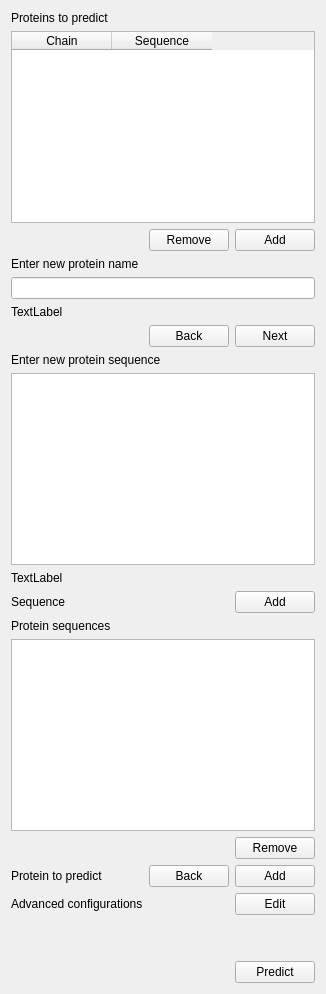
            <widget class="QWidget" name="page_4">
             <layout class="QVBoxLayout" name="verticalLayout_102">
              <item>
               <layout class="QVBoxLayout" name="verticalLayout_95">
                <item>
                 <layout class="QVBoxLayout" name="verticalLayout_94">
                  <item>
                   <widget class="QLabel" name="lbl_pred_multi_prot_to_predict">
                    <property name="text">
                     <string>Proteins to predict</string>
                    </property>
                   </widget>
                  </item>
                  <item>
                   <widget class="QTableWidget" name="table_pred_multi_prot_to_predict">
                    <column>
                     <property name="text">
                      <string>Chain</string>
                     </property>
                    </column>
                    <column>
                     <property name="text">
                      <string>Sequence</string>
                     </property>
                    </column>
                   </widget>
                  </item>
                 </layout>
                </item>
                <item>
                 <layout class="QHBoxLayout" name="horizontalLayout_80">
                  <item>
                   <spacer name="horizontalSpacer_60">
                    <property name="orientation">
                     <enum>Qt::Horizontal</enum>
                    </property>
                    <property name="sizeHint" stdset="0">
                     <size>
                      <width>40</width>
                      <height>20</height>
                     </size>
                    </property>
                   </spacer>
                  </item>
                  <item>
                   <widget class="QPushButton" name="btn_pred_multi_prot_to_predict_remove">
                    <property name="text">
                     <string>Remove</string>
                    </property>
                   </widget>
                  </item>
                  <item>
                   <widget class="QPushButton" name="btn_pred_multi_prot_to_predict_add">
                    <property name="text">
                     <string>Add</string>
                    </property>
                   </widget>
                  </item>
                 </layout>
                </item>
               </layout>
              </item>
              <item>
               <layout class="QVBoxLayout" name="verticalLayout_97">
                <item>
                 <layout class="QVBoxLayout" name="verticalLayout_96">
                  <item>
                   <widget class="QLabel" name="lbl_pred_multi_prot_name">
                    <property name="text">
                     <string>Enter new protein name</string>
                    </property>
                   </widget>
                  </item>
                  <item>
                   <widget class="QLineEdit" name="txt_pred_multi_prot_name"/>
                  </item>
                  <item>
                   <widget class="QLabel" name="lbl_pred_multi_prot_name_status">
                    <property name="text">
                     <string>TextLabel</string>
                    </property>
                   </widget>
                  </item>
                 </layout>
                </item>
                <item>
                 <layout class="QHBoxLayout" name="horizontalLayout_81">
                  <item>
                   <spacer name="horizontalSpacer_61">
                    <property name="orientation">
                     <enum>Qt::Horizontal</enum>
                    </property>
                    <property name="sizeHint" stdset="0">
                     <size>
                      <width>40</width>
                      <height>20</height>
                     </size>
                    </property>
                   </spacer>
                  </item>
                  <item>
                   <widget class="QPushButton" name="btn_pred_multi_back">
                    <property name="text">
                     <string>Back</string>
                    </property>
                   </widget>
                  </item>
                  <item>
                   <widget class="QPushButton" name="btn_pred_multi_next">
                    <property name="text">
                     <string>Next</string>
                    </property>
                   </widget>
                  </item>
                 </layout>
                </item>
               </layout>
              </item>
              <item>
               <layout class="QVBoxLayout" name="verticalLayout_101">
                <item>
                 <layout class="QVBoxLayout" name="verticalLayout_98">
                  <item>
                   <widget class="QLabel" name="lbl_pred_multi_prot_seq">
                    <property name="text">
                     <string>Enter new protein sequence</string>
                    </property>
                   </widget>
                  </item>
                  <item>
                   <widget class="QTextEdit" name="txt_pred_multi_prot_seq"/>
                  </item>
                  <item>
                   <widget class="QLabel" name="lbl_pred_multi_prot_seq_status">
                    <property name="text">
                     <string>TextLabel</string>
                    </property>
                   </widget>
                  </item>
                 </layout>
                </item>
                <item>
                 <layout class="QHBoxLayout" name="horizontalLayout_82">
                  <item>
                   <widget class="QLabel" name="lbl_pred_multi_prot_seq_add">
                    <property name="text">
                     <string>Sequence</string>
                    </property>
                   </widget>
                  </item>
                  <item>
                   <spacer name="horizontalSpacer_62">
                    <property name="orientation">
                     <enum>Qt::Horizontal</enum>
                    </property>
                    <property name="sizeHint" stdset="0">
                     <size>
                      <width>40</width>
                      <height>20</height>
                     </size>
                    </property>
                   </spacer>
                  </item>
                  <item>
                   <widget class="QPushButton" name="btn_pred_multi_prot_seq_add">
                    <property name="text">
                     <string>Add</string>
                    </property>
                   </widget>
                  </item>
                 </layout>
                </item>
               </layout>
              </item>
              <item>
               <layout class="QVBoxLayout" name="verticalLayout_100">
                <item>
                 <layout class="QVBoxLayout" name="verticalLayout_99">
                  <item>
                   <widget class="QLabel" name="lbl_pred_multi_prot_seq_overview">
                    <property name="text">
                     <string>Protein sequences</string>
                    </property>
                   </widget>
                  </item>
                  <item>
                   <widget class="QListWidget" name="list_pred_multi_prot_seq_overview"/>
                  </item>
                 </layout>
                </item>
                <item>
                 <layout class="QHBoxLayout" name="horizontalLayout_83">
                  <item>
                   <spacer name="horizontalSpacer_63">
                    <property name="orientation">
                     <enum>Qt::Horizontal</enum>
                    </property>
                    <property name="sizeHint" stdset="0">
                     <size>
                      <width>40</width>
                      <height>20</height>
                     </size>
                    </property>
                   </spacer>
                  </item>
                  <item>
                   <widget class="QPushButton" name="btn_pred_multi_prot_seq_overview_remove">
                    <property name="text">
                     <string>Remove</string>
                    </property>
                   </widget>
                  </item>
                 </layout>
                </item>
               </layout>
              </item>
              <item>
               <layout class="QHBoxLayout" name="horizontalLayout_84">
                <item>
                 <widget class="QLabel" name="lbl_pred_multi_prot_to_predict_2">
                  <property name="text">
                   <string>Protein to predict</string>
                  </property>
                 </widget>
                </item>
                <item>
                 <spacer name="horizontalSpacer_64">
                  <property name="orientation">
                   <enum>Qt::Horizontal</enum>
                  </property>
                  <property name="sizeHint" stdset="0">
                   <size>
                    <width>40</width>
                    <height>20</height>
                   </size>
                  </property>
                 </spacer>
                </item>
                <item>
                 <widget class="QPushButton" name="btn_pred_multi_back_2">
                  <property name="text">
                   <string>Back</string>
                  </property>
                 </widget>
                </item>
                <item>
                 <widget class="QPushButton" name="btn_pred_multi_prot_to_predict_add_2">
                  <property name="text">
                   <string>Add</string>
                  </property>
                 </widget>
                </item>
               </layout>
              </item>
              <item>
               <layout class="QHBoxLayout" name="horizontalLayout_85">
                <item>
                 <widget class="QLabel" name="lbl_pred_multi_advanced_config">
                  <property name="text">
                   <string>Advanced configurations</string>
                  </property>
                 </widget>
                </item>
                <item>
                 <spacer name="horizontalSpacer_65">
                  <property name="orientation">
                   <enum>Qt::Horizontal</enum>
                  </property>
                  <property name="sizeHint" stdset="0">
                   <size>
                    <width>40</width>
                    <height>20</height>
                   </size>
                  </property>
                 </spacer>
                </item>
                <item>
                 <widget class="QPushButton" name="btn_pred_multi_advanced_config">
                  <property name="text">
                   <string>Edit</string>
                  </property>
                 </widget>
                </item>
               </layout>
              </item>
              <item>
               <spacer name="verticalSpacer_16">
                <property name="orientation">
                 <enum>Qt::Vertical</enum>
                </property>
                <property name="sizeType">
                 <enum>QSizePolicy::MinimumExpanding</enum>
                </property>
                <property name="sizeHint" stdset="0">
                 <size>
                  <width>20</width>
                  <height>40</height>
                 </size>
                </property>
               </spacer>
              </item>
              <item>
               <layout class="QHBoxLayout" name="horizontalLayout_86">
                <item>
                 <spacer name="horizontalSpacer_66">
                  <property name="orientation">
                   <enum>Qt::Horizontal</enum>
                  </property>
                  <property name="sizeHint" stdset="0">
                   <size>
                    <width>40</width>
                    <height>20</height>
                   </size>
                  </property>
                 </spacer>
                </item>
                <item>
                 <widget class="QPushButton" name="btn_pred_multi_predict">
                  <property name="text">
                   <string>Predict</string>
                  </property>
                 </widget>
                </item>
               </layout>
              </item>
             </layout>
            </widget>
